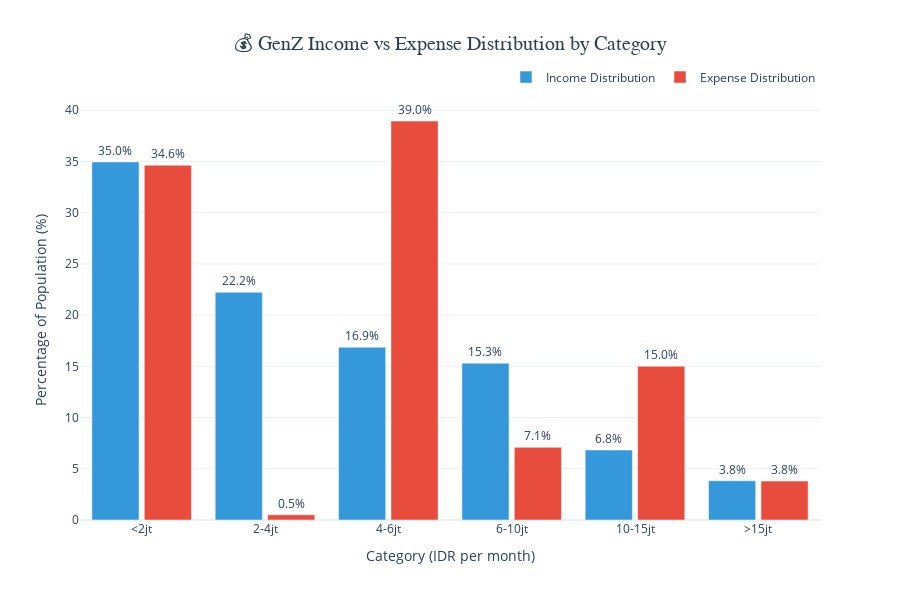

Here is the notebook cell this chart was saved with:
### Markdown cell above
### 3.2 Version 1: Grouped Bar Chart (Side-by-Side Comparison)

### Code cell
# Create grouped bar chart with Plotly
fig = go.Figure()

# Add Income bars
fig.add_trace(go.Bar(
    name='Income Distribution',
    x=viz_data.index,
    y=viz_data['Income_Percentage'],
    text=viz_data['Income_Percentage'].round(1).astype(str) + '%',
    textposition='outside',
    marker_color='#3498db',
    hovertemplate='<b>Income Category: %{x}</b><br>Percentage: %{y:.1f}%<br>Count: ' + 
                  viz_data['Income_Count'].astype(str) + '<extra></extra>'
))

# Add Expense bars
fig.add_trace(go.Bar(
    name='Expense Distribution',
    x=viz_data.index,
    y=viz_data['Expense_Percentage'],
    text=viz_data['Expense_Percentage'].round(1).astype(str) + '%',
    textposition='outside',
    marker_color='#e74c3c',
    hovertemplate='<b>Expense Category: %{x}</b><br>Percentage: %{y:.1f}%<br>Count: ' + 
                  viz_data['Expense_Count'].astype(str) + '<extra></extra>'
))

# Update layout
fig.update_layout(
    title={
        'text': '💰 GenZ Income vs Expense Distribution by Category',
        'x': 0.5,
        'xanchor': 'center',
        'font': {'size': 20, 'family': 'Arial, sans-serif', 'color': '#2c3e50'}
    },
    xaxis={
        'title': 'Category (IDR per month)',
        'title_font': {'size': 14},
        'tickfont': {'size': 12}
    },
    yaxis={
        'title': 'Percentage of Population (%)',
        'title_font': {'size': 14},
        'tickfont': {'size': 12}
    },
    barmode='group',
    bargap=0.15,
    bargroupgap=0.1,
    template='plotly_white',
    hovermode='x unified',
    legend={
        'orientation': 'h',
        'yanchor': 'bottom',
        'y': 1.02,
        'xanchor': 'right',
        'x': 1,
        'font': {'size': 12}
    },
    height=600,
    plot_bgcolor='rgba(0,0,0,0)',
    paper_bgcolor='white'
)

fig.show()

print("\n✅ Grouped Bar Chart created successfully!")
print("\n💡 Insight: Compare the heights of blue (income) vs red (expense) bars.")
print("   - Similar heights = balanced distribution")
print("   - Higher expense bars = more people spend in that range than earn")
print("   - Look for patterns: Do people spend less than they earn?")

### Figure 1 — Plotly figure (JSON) as saved in the notebook; plotly's stock layout.template omitted (floating-point values rounded to 4 significant figures)
{"data": [{"hovertemplate": ["<b>Income Category: %{x}</b><br>Percentage: %{y:.1f}%<br>Count: 338<extra></extra>", "<b>Income Category: %{x}</b><br>Percentage: %{y:.1f}%<br>Count: 215<extra></extra>", "<b>Income Category: %{x}</b><br>Percentage: %{y:.1f}%<br>Count: 163<extra></extra>", "<b>Income Category: %{x}</b><br>Percentage: %{y:.1f}%<br>Count: 148<extra></extra>", "<b>Income Category: %{x}</b><br>Percentage: %{y:.1f}%<br>Count: 66<extra></extra>", "<b>Income Category: %{x}</b><br>Percentage: %{y:.1f}%<br>Count: 37<extra></extra>"], "marker": {"color": "#3498db"}, "name": "Income Distribution", "text": ["35.0%", "22.2%", "16.9%", "15.3%", "6.8%", "3.8%"], "textposition": "outside", "type": "bar", "x": ["<2jt", "2-4jt", "4-6jt", "6-10jt", "10-15jt", ">15jt"], "y": [34.95, 22.23, 16.86, 15.31, 6.83, 3.83]}, {"hovertemplate": ["<b>Expense Category: %{x}</b><br>Percentage: %{y:.1f}%<br>Count: 337<extra></extra>", "<b>Expense Category: %{x}</b><br>Percentage: %{y:.1f}%<br>Count: 5<extra></extra>", "<b>Expense Category: %{x}</b><br>Percentage: %{y:.1f}%<br>Count: 379<extra></extra>", "<b>Expense Category: %{x}</b><br>Percentage: %{y:.1f}%<br>Count: 69<extra></extra>", "<b>Expense Category: %{x}</b><br>Percentage: %{y:.1f}%<br>Count: 146<extra></extra>", "<b>Expense Category: %{x}</b><br>Percentage: %{y:.1f}%<br>Count: 37<extra></extra>"], "marker": {"color": "#e74c3c"}, "name": "Expense Distribution", "text": ["34.6%", "0.5%", "39.0%", "7.1%", "15.0%", "3.8%"], "textposition": "outside", "type": "bar", "x": ["<2jt", "2-4jt", "4-6jt", "6-10jt", "10-15jt", ">15jt"], "y": [34.64, 0.51, 38.95, 7.09, 15.01, 3.8]}], "layout": {"bargap": 0.15, "bargroupgap": 0.1, "barmode": "group", "height": 600, "hovermode": "x unified", "legend": {"font": {"size": 12}, "orientation": "h", "x": 1, "xanchor": "right", "y": 1.02, "yanchor": "bottom"}, "paper_bgcolor": "white", "plot_bgcolor": "rgba(0,0,0,0)", "title": {"font": {"color": "#2c3e50", "family": "Arial, sans-serif", "size": 20}, "text": "💰 GenZ Income vs Expense Distribution by Category", "x": 0.5, "xanchor": "center"}, "xaxis": {"tickfont": {"size": 12}, "title": {"font": {"size": 14}, "text": "Category (IDR per month)"}}, "yaxis": {"tickfont": {"size": 12}, "title": {"font": {"size": 14}, "text": "Percentage of Population (%)"}}}}
